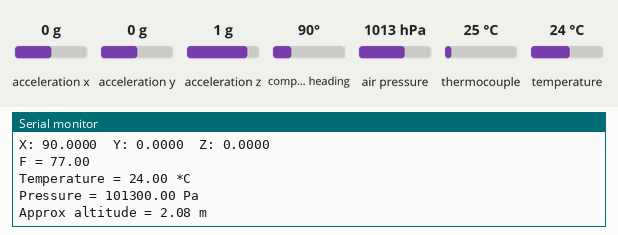
Recording of a sketch running on a simulated Arduino Mega 2560, built with avr-gcc and run on an emulated ATmega2560. Shown: the last lines printed to the serial monitor. The test bench sets the inputs (shaded band); at power-on: acceleration x 0 g, thermocouple 25 °C, acceleration y 0 g, acceleration z 1 g, compass heading 90°, air pressure 1013 hPa, temperature 24 °C. Storage starts empty.

Above: at 1.2 s.
1.3 s: acceleration x set to -1.4 g
At 2.0 s:
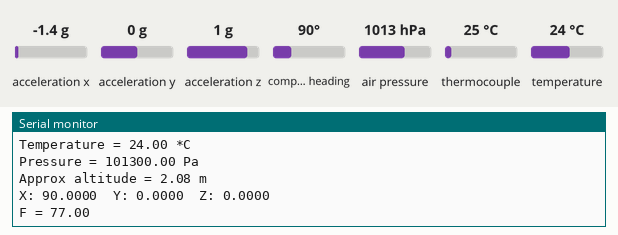
2.8 s: thermocouple set to 6 °C
At 3.9 s:
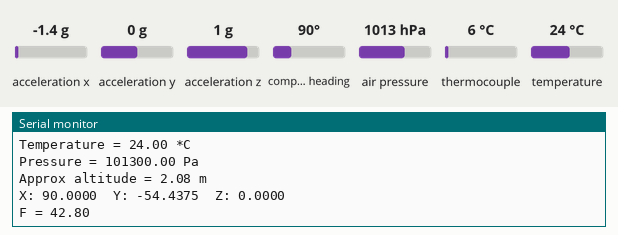
4.3 s: acceleration y set to -1.4 g
At 5.2 s:
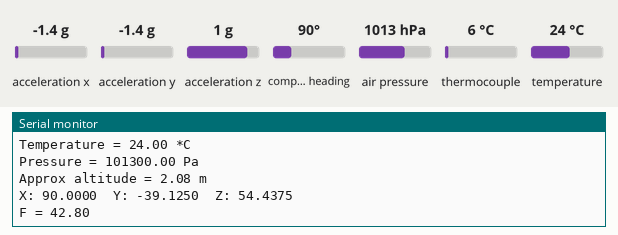
5.8 s: acceleration z set to -1.4 g
At 7.1 s:
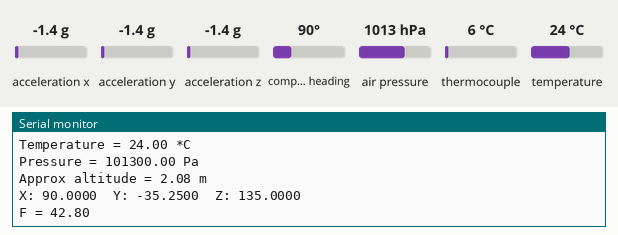
7.3 s: thermocouple set to 75 °C
At 8.4 s:
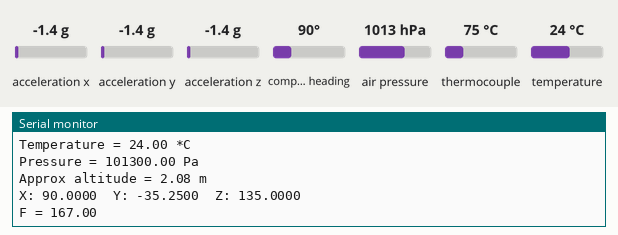
8.8 s: compass heading set to 7°
At 10.5 s:
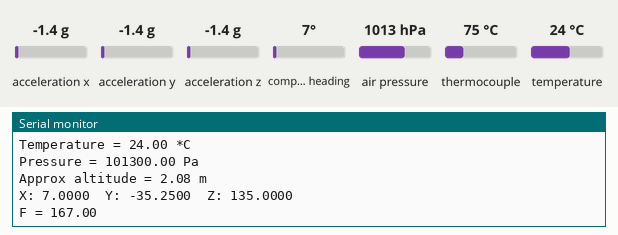
Timing chart, 0 to 11.3 s (numbered marks = the images above; inputs shaded):
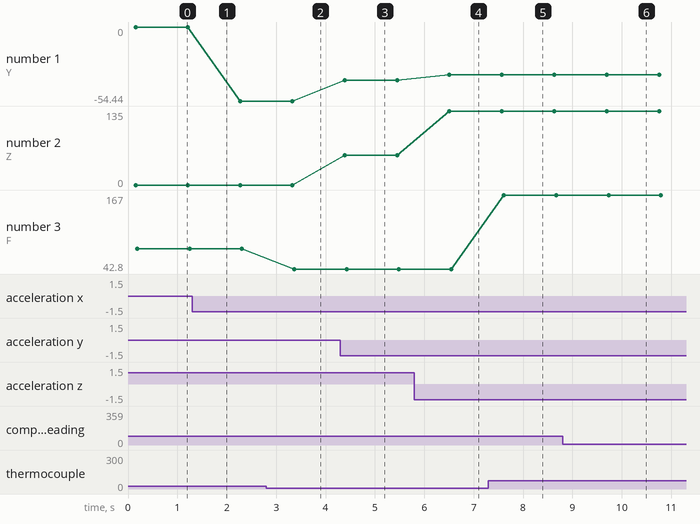

Measured:
- after the input at 2.8 s, the serial monitor: prints a new line after 0.56 s (image 2)
- after the input at 4.3 s, the serial monitor: prints a new line after 0.09 s (image 3)
- after the input at 5.8 s, the serial monitor: prints a new line after 0.71 s (image 4)
- after the input at 7.3 s, the serial monitor: prints a new line after 0.31 s (image 5)
- after the input at 8.8 s, the serial monitor: prints a new line after 0.90 s (image 6)
- plotted number 1: 0 → -54.44 after the input at 1.3 s, -54.44 → -39.12 after the input at 4.3 s, -39.12 → -35.25 after the input at 5.8 s
- plotted number 2: 0 → 54.44 after the input at 4.3 s, 54.44 → 135 after the input at 5.8 s
- plotted number 3: 77 → 42.8 after the input at 2.8 s, 42.8 → 167 after the input at 7.3 s

The sketch:

BallonsTeamWater.ino
```cpp
#include <SD.h>
#include <Wire.h>
#include <SPI.h>
#include <Adafruit_MAX31855.h>
#include <Adafruit_Sensor.h>
#include <Adafruit_BMP280.h>
#include <Adafruit_BNO055.h>
#include <utility/imumaths.h>
#define BMP_SCK 13
#define BMP_MISO 12
#define BMP_MOSI 11
#define BMP_CS 10
Adafruit_BMP280 bmp(BMP_CS, BMP_MOSI, BMP_MISO,  BMP_SCK);
Adafruit_BNO055 bno = Adafruit_BNO055(55);
#define MAXDO   3
#define MAXCS   4
#define MAXCLK  5
Adafruit_MAX31855 thermocouple(MAXCLK, MAXCS, MAXDO);

File myFile;
static const int sdCard_CS = 10;
void setup()
{
  if (!bmp.begin()) {
    Serial.println("Could not find a valid BMP280 sensor, check wiring!");
    while (1);
  }
  if(!bno.begin()) {
    Serial.print("Could not find valid BNO055 sensor, Check your wiring or I2C ADDR!");
    while(1);
  }

  Serial.begin(9600);
  Serial.print("Initializing SD card...");
  // On the Ethernet Shield, CS is pin 4. It's set as an output by default.
  // Note that even if it's not used as the CS pin, the hardware SS pin
  // (10 on most Arduino boards, 53 on the Mega) must be left as an output
  // or the SD library functions will not work.
   pinMode(sdCard_CS, OUTPUT);

  if (!SD.begin(sdCard_CS)) {
    Serial.println("initialization failed!");
    return;
  }
  Serial.println("initialization done.");

  // open the file. note that only one file can be open at a time,
  // so you have to close this one before opening another.
  myFile = SD.open("test.txt", FILE_WRITE);

  // if the file opened okay, write to it:
  if (myFile) {
    Serial.print("Writing to test.txt...");
    myFile.println("testing 1, 2, 3.");
  // close the file:
    myFile.close();
    Serial.println("done.");
  } else {
    // if the file didn't open, print an error:
    Serial.println("error opening test.txt");
  }
}

void loop()
{
  Serial.print(F("Temperature = "));
  Serial.print(bmp.readTemperature());
  Serial.println(" *C");
  Serial.print(F("Pressure = "));
  Serial.print(bmp.readPressure());
  Serial.println(" Pa");
  Serial.print(F("Approx altitude = "));
  Serial.print(bmp.readAltitude(1013.25)); // this should be adjusted to your local forcase
  Serial.println(" m");
  sensors_event_t event;
  bno.getEvent(&event);
  Serial.print("X: ");
  Serial.print(event.orientation.x, 4);
  Serial.print("\tY: ");
  Serial.print(event.orientation.y, 4);
  Serial.print("\tZ: ");
  Serial.println(event.orientation.z, 4);
  double f = thermocouple.readFarenheit();
  Serial.print("F = ");
  Serial.println(f);
  Serial.println("");
  delay(1000);
}
```
